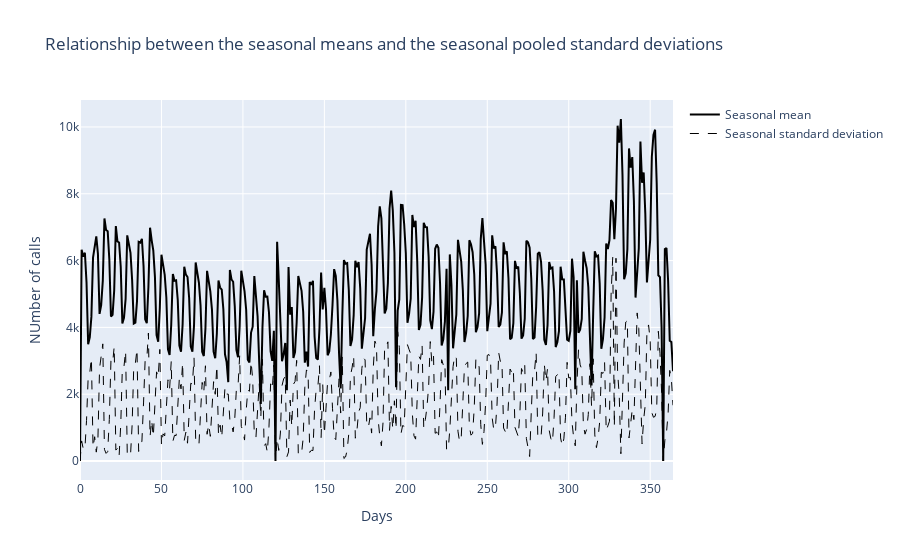

The notebook cell saved with this chart:
### Markdown cell above
## Period=Year

### Code cell
#bbt period=année & season=mois
Month_per_year=aggregation(train_df,'M','Y')
bbt_Month_per_year=compile_bbt(Month_per_year)
plot_decomposition_type(bbt_Month_per_year.loc["Season_mean"][:-2],bbt_Month_per_year.loc["Season_std"][:-2],"Months")

#bbt period=année & season=week
Week_per_year=aggregation(train_df,'W','Y')
bbt_Week_per_year=compile_bbt(Week_per_year)
plot_decomposition_type(bbt_Week_per_year.loc["Season_mean"][:-2],bbt_Week_per_year.loc["Season_std"][:-2],"Weeks")

#bbt period=année & season=day
Day_per_year=aggregation(train_df,'D','Y')
bbt_Day_per_year=compile_bbt(Day_per_year)
plot_decomposition_type(bbt_Day_per_year.loc["Season_mean"][:-2],bbt_Day_per_year.loc["Season_std"][:-2],"Days")

### Figure 1 — Plotly figure (JSON) as saved in the notebook; plotly's stock layout.template omitted (floating-point values rounded to 4 significant figures; data arrays with more than 128 entries replaced by an {"elided": "..."} marker saying what was removed)
{"data": [{"line": {"color": "black", "width": 2}, "name": "Seasonal mean", "type": "scatter", "x": {"elided": "365 int values"}, "y": {"elided": "365 float values"}}, {"line": {"color": "black", "dash": "dash", "width": 1}, "name": "Seasonal standard deviation", "type": "scatter", "x": {"elided": "365 int values"}, "y": {"elided": "365 float values"}}], "layout": {"title": {"text": "Relationship between the seasonal means and the seasonal pooled standard deviations"}, "xaxis": {"title": {"text": "Days"}}, "yaxis": {"title": {"text": "NUmber of calls"}}}}
